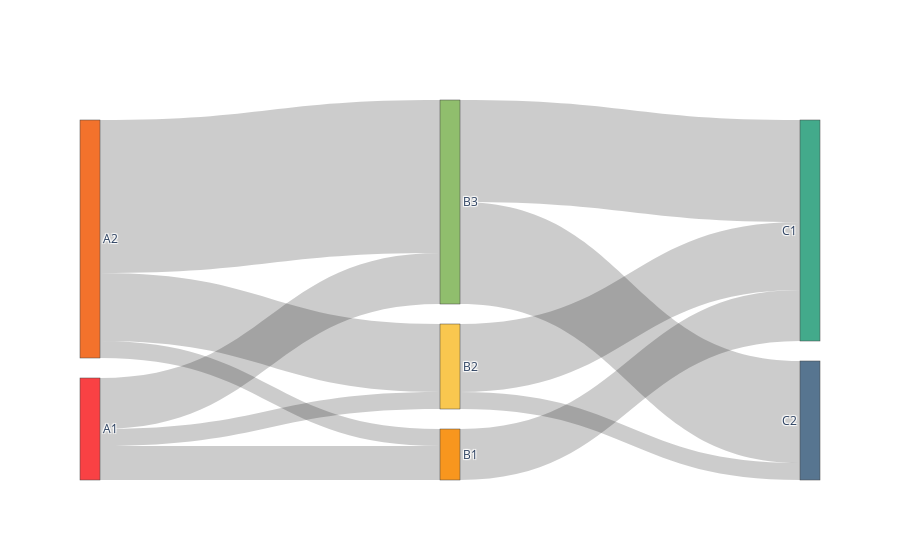

Notebook source saved alongside this figure:
### Code cell
fig = go.Figure(
    data=[go.Sankey(
        node = dict(
            label = node_label,
            color = node_color
        ),
        link = dict(
            source = source_node,
            target = target_node,
            value = values
        ))])
plot(fig,
     image_filename='sankey_plot_2', 
     image='png', 
     image_width=1000, 
     image_height=600
)
fig.show()

### Figure 1 — Plotly figure (JSON) as saved in the notebook; plotly's stock layout.template omitted (floating-point values rounded to 4 significant figures)
{"data": [{"link": {"source": [0, 0, 0, 1, 1, 1, 2, 3, 3, 4, 4], "target": [2, 3, 4, 2, 3, 4, 5, 5, 6, 5, 6], "value": [10, 5, 15, 5, 20, 45, 15, 20, 5, 30, 30]}, "node": {"color": ["#F94144", "#F3722C", "#F8961E", "#F9C74F", "#90BE6D", "#43AA8B", "#577590"], "label": ["A1", "A2", "B1", "B2", "B3", "C1", "C2"]}, "type": "sankey"}], "layout": {"autosize": true}}
